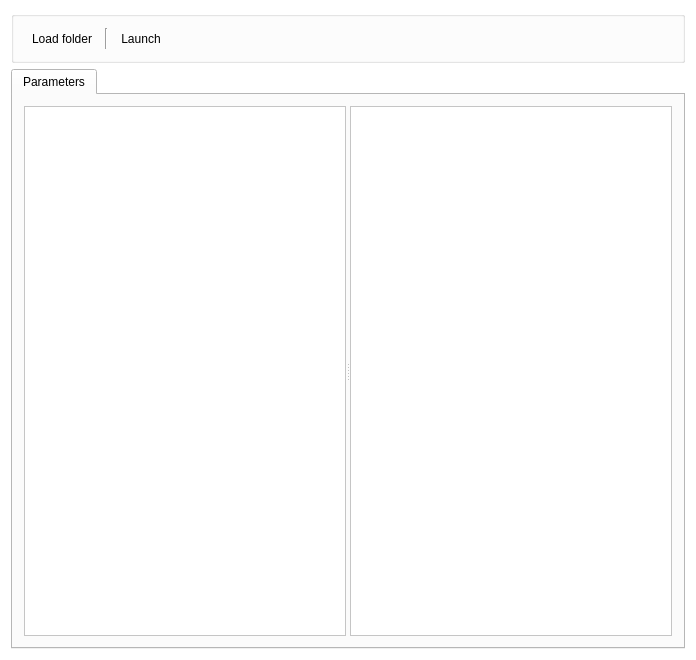
<?xml version="1.0" encoding="UTF-8"?>
<ui version="4.0">
 <class>MainWindow</class>
 <widget class="QMainWindow" name="MainWindow">
  <property name="geometry">
   <rect>
    <x>0</x>
    <y>0</y>
    <width>696</width>
    <height>660</height>
   </rect>
  </property>
  <property name="palette">
   <palette>
    <active>
     <colorrole role="Base">
      <brush brushstyle="SolidPattern">
       <color alpha="255">
        <red>255</red>
        <green>255</green>
        <blue>255</blue>
       </color>
      </brush>
     </colorrole>
     <colorrole role="Window">
      <brush brushstyle="SolidPattern">
       <color alpha="255">
        <red>255</red>
        <green>255</green>
        <blue>255</blue>
       </color>
      </brush>
     </colorrole>
    </active>
    <inactive>
     <colorrole role="Base">
      <brush brushstyle="SolidPattern">
       <color alpha="255">
        <red>255</red>
        <green>255</green>
        <blue>255</blue>
       </color>
      </brush>
     </colorrole>
     <colorrole role="Window">
      <brush brushstyle="SolidPattern">
       <color alpha="255">
        <red>255</red>
        <green>255</green>
        <blue>255</blue>
       </color>
      </brush>
     </colorrole>
    </inactive>
    <disabled>
     <colorrole role="Base">
      <brush brushstyle="SolidPattern">
       <color alpha="255">
        <red>255</red>
        <green>255</green>
        <blue>255</blue>
       </color>
      </brush>
     </colorrole>
     <colorrole role="Window">
      <brush brushstyle="SolidPattern">
       <color alpha="255">
        <red>255</red>
        <green>255</green>
        <blue>255</blue>
       </color>
      </brush>
     </colorrole>
    </disabled>
   </palette>
  </property>
  <property name="windowTitle">
   <string>Ecomeristem explorer</string>
  </property>
  <widget class="QWidget" name="centralWidget">
   <layout class="QVBoxLayout" name="verticalLayout">
    <item>
     <widget class="QGroupBox" name="groupBox">
      <property name="title">
       <string/>
      </property>
      <layout class="QHBoxLayout" name="horizontalLayout">
       <item>
        <widget class="QToolButton" name="loadSimulationFileBtn">
         <property name="text">
          <string>Load folder</string>
         </property>
         <property name="icon">
          <iconset>
           <normaloff>res/folder.png</normaloff>res/folder.png</iconset>
         </property>
         <property name="iconSize">
          <size>
           <width>32</width>
           <height>32</height>
          </size>
         </property>
         <property name="toolButtonStyle">
          <enum>Qt::ToolButtonTextUnderIcon</enum>
         </property>
         <property name="autoRaise">
          <bool>true</bool>
         </property>
        </widget>
       </item>
       <item>
        <widget class="Line" name="line">
         <property name="orientation">
          <enum>Qt::Vertical</enum>
         </property>
        </widget>
       </item>
       <item>
        <widget class="QToolButton" name="launchSimulationButton">
         <property name="text">
          <string>Launch</string>
         </property>
         <property name="icon">
          <iconset>
           <normaloff>res/launch.png</normaloff>res/launch.png</iconset>
         </property>
         <property name="iconSize">
          <size>
           <width>32</width>
           <height>32</height>
          </size>
         </property>
         <property name="toolButtonStyle">
          <enum>Qt::ToolButtonTextUnderIcon</enum>
         </property>
         <property name="autoRaise">
          <bool>true</bool>
         </property>
        </widget>
       </item>
       <item>
        <spacer name="horizontalSpacer">
         <property name="orientation">
          <enum>Qt::Horizontal</enum>
         </property>
         <property name="sizeHint" stdset="0">
          <size>
           <width>40</width>
           <height>20</height>
          </size>
         </property>
        </spacer>
       </item>
      </layout>
     </widget>
    </item>
    <item>
     <widget class="QTabWidget" name="tabWidget">
      <property name="currentIndex">
       <number>0</number>
      </property>
      <widget class="QWidget" name="parametersTab">
       <attribute name="title">
        <string>Parameters</string>
       </attribute>
       <layout class="QHBoxLayout" name="horizontalLayout_2" stretch="0">
        <property name="sizeConstraint">
         <enum>QLayout::SetDefaultConstraint</enum>
        </property>
        <item>
         <widget class="QSplitter" name="splitter">
          <property name="orientation">
           <enum>Qt::Horizontal</enum>
          </property>
          <widget class="QTableView" name="parametersTableView"/>
          <widget class="QTableView" name="meteoTableView"/>
         </widget>
        </item>
       </layout>
      </widget>
     </widget>
    </item>
   </layout>
  </widget>
 </widget>
 <layoutdefault spacing="6" margin="11"/>
 <resources/>
 <connections/>
</ui>
